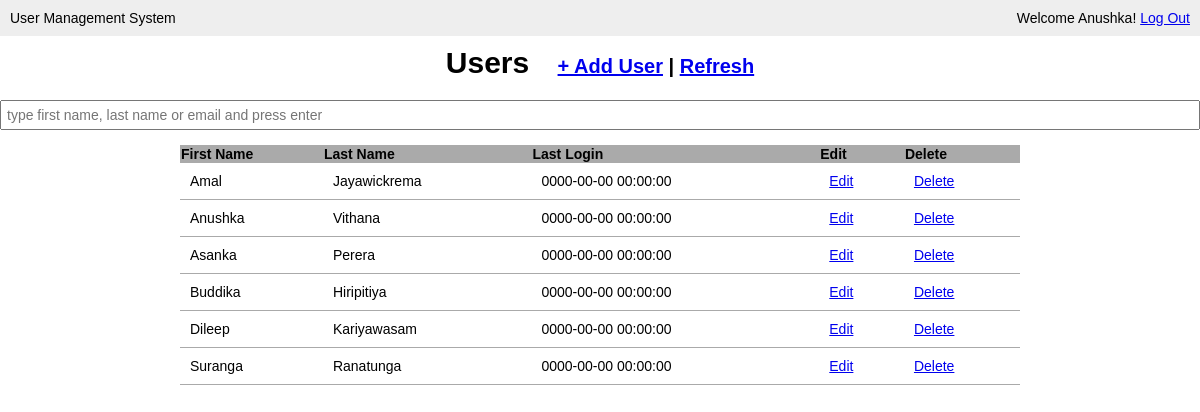
Page /users.php (signed in) on the committed database.
### tables this page shows
CREATE TABLE `user` (
  `id` int(11) NOT NULL,
  `first_name` varchar(50) NOT NULL,
  `last_name` varchar(100) NOT NULL,
  `email` varchar(100) NOT NULL,
  `password` varchar(40) NOT NULL,
  `last_login` datetime NOT NULL,
  `is_deleted` tinyint(1) NOT NULL
);

### users.php (the view, shortened to what this page needs)
<?php require_once('inc/connection.php'); ?>
<?php
$user_list = "";
$search = '';
if (isset($_GET['search'])) {
    $search = mysqli_real_escape_string($connection, $_GET['search']);
    $query = "SELECT * FROM user WHERE (first_name LIKE '%{$search}%' OR last_name LIKE '%{$search}%' OR email LIKE '%{$search}%') AND is_deleted = 0 ORDER BY first_name";
    $users = mysqli_query($connection, $query);
} else {
    $query = "SELECT * FROM user WHERE is_deleted = 0 ORDER BY first_name";
}
$users = mysqli_query($connection, $query);
while ($user = mysqli_fetch_assoc($users)) {
    $user_list .= "<tr>";
    $user_list .= "<td>{$user['first_name']}</td>";
    $user_list .= "<td>{$user['last_name']}</td>";
    $user_list .= "<td>{$user['last_login']}</td>";
    $user_list .= "<td><a href=\"modify-user.php?user_id={$user['id']}\">Edit</a></td>";
    $user_list .= "<td><a href=\"delete-user.php?user_id={$user['id']}\" onclick=\"return confirm('Are you sure?');\">Delete</a></td>";
    $user_list .= "</tr>";
}
?>
<!DOCTYPE html>
<html lang="en">
<head>
    <link rel="stylesheet" href="css/main.css">
</head>
<body>
    <header>
        <div class="appname">User Management System</div>
        <div class="loggedin">Welcome <?php echo $_SESSION['first_name']; ?>! <a href="logout.php">Log Out</a></div>
    </header>
    <main>
        <div class="header-div">
            <h1>Users <span><a href="add-user.php">+ Add User</a> | <a href="users.php">Refresh</a></span></h1>
        </div>
        <div class="search">
            <form action="users.php" method="get">
                <p>
                    <input type="text" name="search" placeholder="type first name, last name or email and press enter" autofocus value="<?php echo  $search; ?>">
                </p>
            </form>
        </div>
        <div class="table-div">
            <table class="masterlist">
                <tr>
                    <th>First Name</th>
                    <th>Last Name</th>
                    <th>Last Login</th>
                    <th>Edit</th>
                    <th>Delete</th>
                </tr>
                <?php echo $user_list; ?>
            </table>
        </div>
    </main>
</body>
</html>

### css/main.css (style rules this page uses)
* { margin: 0; }
body { font-family: Arial, Helvetica, sans-serif; font-size: 14px; }
p { margin-bottom: 15px; }
input { display: block; width: 100%; padding: 5px; box-sizing: border-box; font-size: 14px; }
header { background-color: #eee; overflow: auto; padding: 10px; }
header .appname { float: left; }
header .loggedin { float: right; }
main { width: 100%; }
.header-div { width: 100%; margin-top: 10px; display: flex; justify-content: center; }
.header-div h1 { margin-bottom: 20px; font-size: 30px; }
.header-div h1 span { font-size: 20px; margin-left: 20px; }
.table-div { width: 100%; display: flex; justify-content: center; }
table.masterlist { width: 70%; border-collapse: collapse; }
table.masterlist th { background-color: #aaa; text-align: left; }
table.masterlist td { padding: 10px; border-bottom: 1px solid #aaa; }

### rows in the picture
user: first_name "Amal", last_name "Jayawickrema", last_login "0000-00-00 00:00:00"
user: first_name "Anushka", last_name "Vithana", last_login "0000-00-00 00:00:00"
user: first_name "Asanka", last_name "Perera", last_login "0000-00-00 00:00:00"
user: first_name "Buddika", last_name "Hiripitiya", last_login "0000-00-00 00:00:00"
user: first_name "Dileep", last_name "Kariyawasam", last_login "0000-00-00 00:00:00"
user: first_name "Suranga", last_name "Ranatunga", last_login "0000-00-00 00:00:00"

### other values in the picture
$_SESSION['first_name'] "Anushka"
